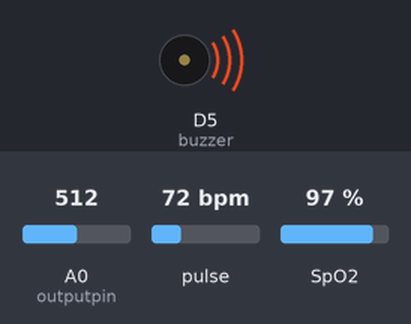
This sketch was run on a simulated ESP8266 (NodeMCU). Shown: buzzer (waves = sounding). The test bench sets the inputs (shaded band); at power-on: A0 (outputpin) = 512, pulse 72 bpm, SpO2 97 %. WiFi joins after 1.5 s; servers stay silent unless stated; no MQTT or app messages arrive unless stated; what the sketch prints to the serial monitor is not drawn.

Above: at 0.1 s.
At 11.1 s:
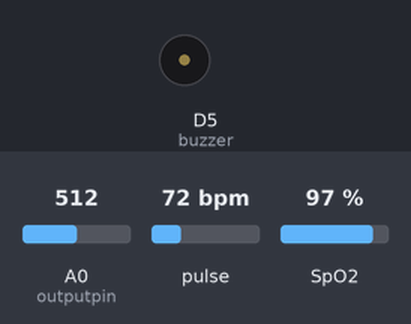
Timing chart, 0 to 12.6 s (numbered marks = the images above):
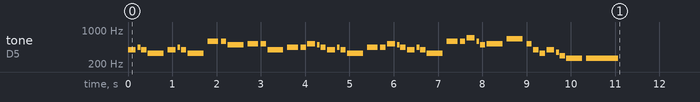

The sketch:

esp_code.ino
```cpp
#define NOTE_B0 31
#define NOTE_C1 33
#define NOTE_CS1 35
#define NOTE_D1 37
#define NOTE_DS1 39
#define NOTE_E1 41
#define NOTE_F1 44
#define NOTE_FS1 46
#define NOTE_G1 49
#define NOTE_GS1 52
#define NOTE_A1 55
#define NOTE_AS1 58
#define NOTE_B1 62
#define NOTE_C2 65
#define NOTE_CS2 69
#define NOTE_D2 73
#define NOTE_DS2 78
#define NOTE_E2 82
#define NOTE_F2 87
#define NOTE_FS2 93
#define NOTE_G2 98
#define NOTE_GS2 104
#define NOTE_A2 110
#define NOTE_AS2 117
#define NOTE_B2 123
#define NOTE_C3 131
#define NOTE_CS3 139
#define NOTE_D3 147
#define NOTE_DS3 156
#define NOTE_E3 165
#define NOTE_F3 175
#define NOTE_FS3 185
#define NOTE_G3 196
#define NOTE_GS3 208
#define NOTE_A3 220
#define NOTE_AS3 233
#define NOTE_B3 247
#define NOTE_C4 262
#define NOTE_CS4 277
#define NOTE_D4 294
#define NOTE_DS4 311
#define NOTE_E4 330
#define NOTE_F4 349
#define NOTE_FS4 370
#define NOTE_G4 392
#define NOTE_GS4 415
#define NOTE_A4 440
#define NOTE_AS4 466
#define NOTE_B4 494
#define NOTE_C5 523
#define NOTE_CS5 554
#define NOTE_D5 587
#define NOTE_DS5 622
#define NOTE_E5 659
#define NOTE_F5 698
#define NOTE_FS5 740
#define NOTE_G5 784
#define NOTE_GS5 831
#define NOTE_A5 880
#define NOTE_AS5 932
#define NOTE_B5 988
#define NOTE_C6 1047
#define NOTE_CS6 1109
#define NOTE_D6 1175
#define NOTE_DS6 1245
#define NOTE_E6 1319
#define NOTE_F6 1397
#define NOTE_FS6 1480
#define NOTE_G6 1568
#define NOTE_GS6 1661
#define NOTE_A6 1760
#define NOTE_AS6 1865
#define NOTE_B6 1976
#define NOTE_C7 2093
#define NOTE_CS7 2217
#define NOTE_D7 2349
#define NOTE_DS7 2489
#define NOTE_E7 2637
#define NOTE_F7 2794
#define NOTE_FS7 2960
#define NOTE_G7 3136
#define NOTE_GS7 3322
#define NOTE_A7 3520
#define NOTE_AS7 3729
#define NOTE_B7 3951
#define NOTE_C8 4186
#define NOTE_CS8 4435
#define NOTE_D8 4699
#define NOTE_DS8 4978
#define REST 0

// change this to make the song slower or faster
int tempo = 400;

int buzzer = D5;

// notes of the moledy followed by the duration.
// a 4 means a quarter note, 8 an eighteenth , 16 sixteenth, so on
// !!negative numbers are used to represent dotted notes,
// so -4 means a dotted quarter note, that is, a quarter plus an eighteenth!!
int melody[] = {

    // Silent Night  Buzzer Song, Original Version

    NOTE_G4,
    -4,
    NOTE_A4,
    8,
    NOTE_G4,
    4,
    NOTE_E4,
    -2,
    NOTE_G4,
    -4,
    NOTE_A4,
    8,
    NOTE_G4,
    4,
    NOTE_E4,
    -2,
    NOTE_D5,
    2,
    NOTE_D5,
    4,
    NOTE_B4,
    -2,
    NOTE_C5,
    2,
    NOTE_C5,
    4,
    NOTE_G4,
    -2,

    NOTE_A4,
    2,
    NOTE_A4,
    4,
    NOTE_C5,
    -4,
    NOTE_B4,
    8,
    NOTE_A4,
    4,
    NOTE_G4,
    -4,
    NOTE_A4,
    8,
    NOTE_G4,
    4,
    NOTE_E4,
    -2,
    NOTE_A4,
    2,
    NOTE_A4,
    4,
    NOTE_C5,
    -4,
    NOTE_B4,
    8,
    NOTE_A4,
    4,
    NOTE_G4,
    -4,
    NOTE_A4,
    8,
    NOTE_G4,
    4,
    NOTE_E4,
    -2,

    NOTE_D5,
    2,
    NOTE_D5,
    4,
    NOTE_F5,
    -4,
    NOTE_D5,
    8,
    NOTE_B4,
    4,
    NOTE_C5,
    -2,
    NOTE_E5,
    -2,
    NOTE_C5,
    4,
    NOTE_G4,
    4,
    NOTE_E4,
    4,
    NOTE_G4,
    -4,
    NOTE_F4,
    8,
    NOTE_D4,
    4,
    NOTE_C4,
    -2,
    NOTE_C4,
    -1,
};

// sizeof gives the number of bytes, each int value is composed of two bytes (16 bits)
// there are two values per note (pitch and duration), so for each note there are four bytes
int notes = sizeof(melody) / sizeof(melody[0]) / 2;

// this calculates the duration of a whole note in ms
int wholenote = (60000 * 4) / tempo;

int divider = 0, noteDuration = 0;

#include <ESP8266WiFi.h>
#include <PubSubClient.h>

#define outputpin A0
#define ledB D3

#include <Wire.h>
#include "MAX30100_PulseOximeter.h"
#define REPORTING_PERIOD_MS 10000

// Create a PulseOximeter object
PulseOximeter pox;

// Time at which the last beat occurred
uint32_t tsLastReport = 0;

int analogValue = analogRead(outputpin);
float millivolts = (analogValue / 1024.0) * 3300; // 3300 is the voltage provided by NodeMCU
float celsius = millivolts / 10;
char msg_out[20];
char msg_hr[20];
char msg_ic[20];

int spo2 = 0;

// Callback routine is executed when a pulse is detected
void onBeatDetected()
{
  Serial.println("Beat!");
  digitalWrite(ledB, !digitalRead(ledB));
  digitalWrite(buzzer, !digitalRead(buzzer));
}

// WiFi
const char *ssid = "moniteur";     // Enter your WiFi name
const char *password = "12345678"; // Enter WiFi password

// MQTT Broker
const char *mqtt_broker = "test.mosquitto.org";
const char *topic = "monitorAlert/CHU";
const char *mqtt_username = "";
const char *mqtt_password = "";
const int mqtt_port = 1883;

WiFiClient espClient;
PubSubClient client(espClient);

void setup()
{
  for (int thisNote = 0; thisNote < notes * 2; thisNote = thisNote + 2)
  {

    // calculates the duration of each note
    divider = melody[thisNote + 1];
    if (divider > 0)
    {
      // regular note, just proceed
      noteDuration = (wholenote) / divider;
    }
    else if (divider < 0)
    {
      // dotted notes are represented with negative durations!!
      noteDuration = (wholenote) / abs(divider);
      noteDuration *= 1.5; // increases the duration in half for dotted notes
    }

    // we only play the note for 90% of the duration, leaving 10% as a pause
    tone(buzzer, melody[thisNote], noteDuration * 0.8);

    // Wait for the specief duration before playing the next note.
    delay(noteDuration);

    // stop the waveform generation before the next note.
    noTone(buzzer);
  }
  pinMode(D5, OUTPUT);
  pinMode(outputpin, INPUT);
  // Initialize sensor
  if (!pox.begin())
  {
    Serial.println("FAILED");
    for (;;)
    {
      buzzerError();
      delay(3000);
    }
  }
  else
  {
    Serial.println("SUCCESS");
    buzzerSuccess();
  }

  // Configure sensor to use 7.6mA for LED drive
  pox.setIRLedCurrent(MAX30100_LED_CURR_4_4MA);

  // Register a callback routine
  pox.setOnBeatDetectedCallback(onBeatDetected);
  // Set software serial baud to 115200;
  Serial.begin(9600);
  // connecting to a WiFi network
  WiFi.begin(ssid, password);
  while (WiFi.status() != WL_CONNECTED)
  {
    delay(500);
    Serial.println("Connecting to WiFi...");
  }
  Serial.println("Connected to the WiFi network");
  buzzerSuccess();
  delay(500);
  // connecting to a mqtt broker
  client.setServer(mqtt_broker, mqtt_port);
  client.setCallback(callback);
  while (!client.connected())
  {
    String client_id = "esp8266-client-";
    client_id += String(WiFi.macAddress());
    Serial.printf("The client %s connects to the public mqtt broker\n", client_id.c_str());
    if (client.connect(client_id.c_str(), mqtt_username, mqtt_password))
    {
      // print message
      Serial.println("Public mosquitoo mqtt broker connected");
      buzzerSuccess();
    }
    else
    {
      // print message
      Serial.print("failed with state ");
      Serial.print(client.state());
      buzzerError();
      delay(2000);
    }
  }
  // publish and subscribe
  client.subscribe(topic);
  delay(2000);
}

// Function Called when a message arrived
void callback(char *topic, byte *payload, unsigned int length)
{
  Serial.print("Message arrived in topic: ");
  Serial.println(topic);
  Serial.print("Message:");
  for (int i = 0; i < length; i++)
  {
    Serial.print((char)payload[i]);
  }
  Serial.println();
  Serial.println("-----------------------");
}

// 2 pips error song code
void buzzerError()
{
  digitalWrite(buzzer, HIGH);
  delay(300);
  digitalWrite(buzzer, LOW);
  delay(300);
  digitalWrite(buzzer, HIGH);
  delay(300);
  digitalWrite(buzzer, LOW);
}

// 3 pips success song code
void buzzerSuccess()
{
  digitalWrite(buzzer, HIGH);
  delay(300);
  digitalWrite(buzzer, LOW);
  delay(300);
  digitalWrite(buzzer, HIGH);
  delay(300);
  digitalWrite(buzzer, LOW);
  delay(300);
  digitalWrite(buzzer, HIGH);
  delay(300);
  digitalWrite(buzzer, LOW);
}

void loop()
{
  client.loop();
  // Read from the sensor
  pox.update();
  // Grab the updated heart rate and SpO2 levels
  if (millis() - tsLastReport > REPORTING_PERIOD_MS)
  {
    digitalWrite(buzzer, LOW);
    analogValue = analogRead(outputpin);
    millivolts = (analogValue / 1024.0) * 3300; // 3300 is the voltage provided by NodeMCU
    celsius = millivolts / 10;
    sprintf(msg_out, "%2.f", celsius);
    Serial.print("Temp : ");
    Serial.println(msg_out);
    // Publishe the data to the broker
    client.publish("moniteurCHU/temp", msg_out);
    spo2 = pox.getSpO2();
    sprintf(msg_hr, "%.2f", pox.getHeartRate());
    Serial.print("Heart Rate : ");
    Serial.println(pox.getHeartRate());
    client.publish("mntrCHU/plsRate", msg_hr);
    sprintf(msg_ic, "%d", pox.getSpO2());
    Serial.print("spo2 : ");
    Serial.println(pox.getSpO2());
    client.publish("moniteurCHU/spio2", msg_ic);
    tsLastReport = millis();
    delay(2000);
  }
}
```
